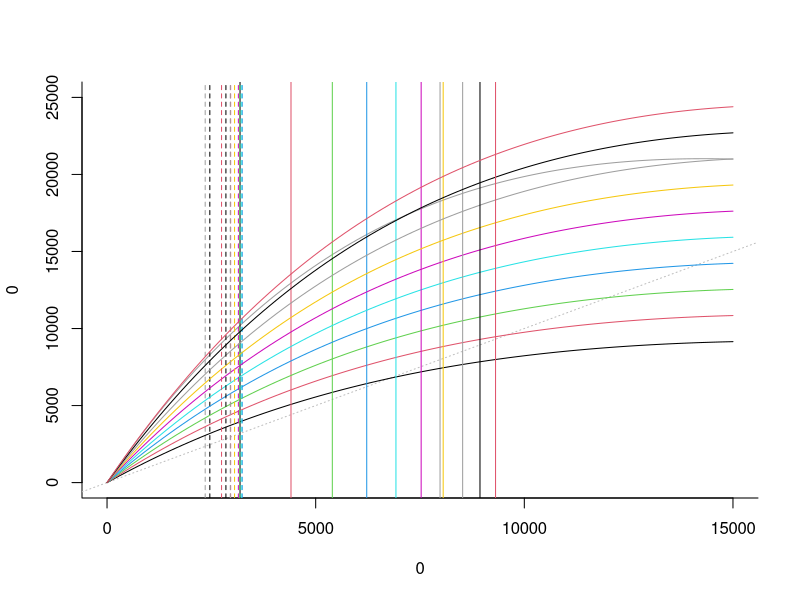
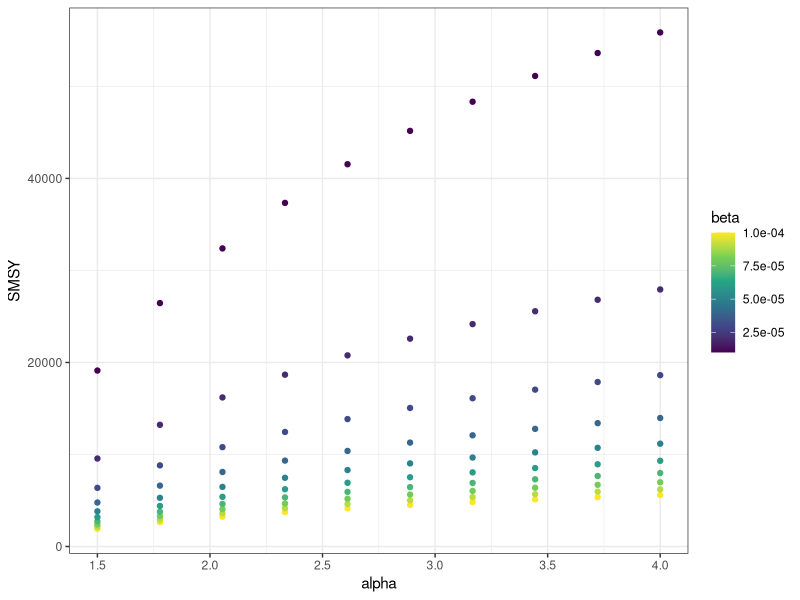
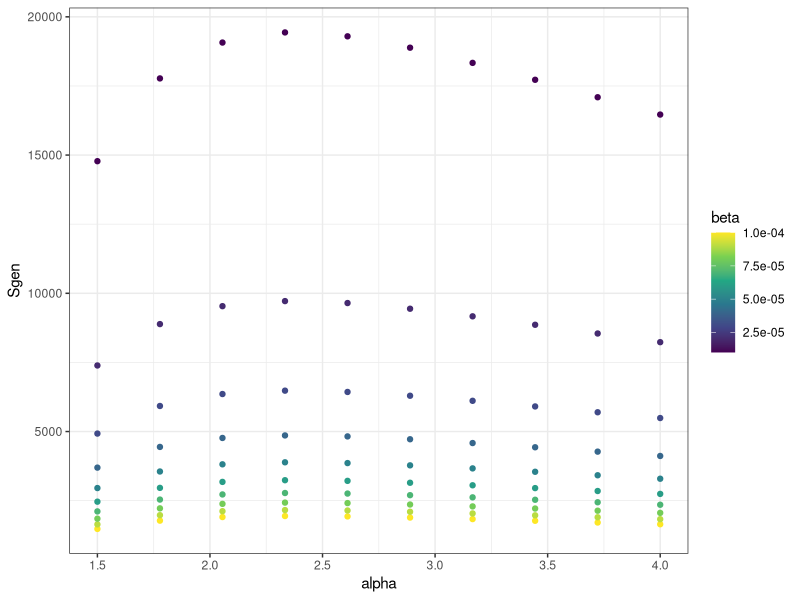
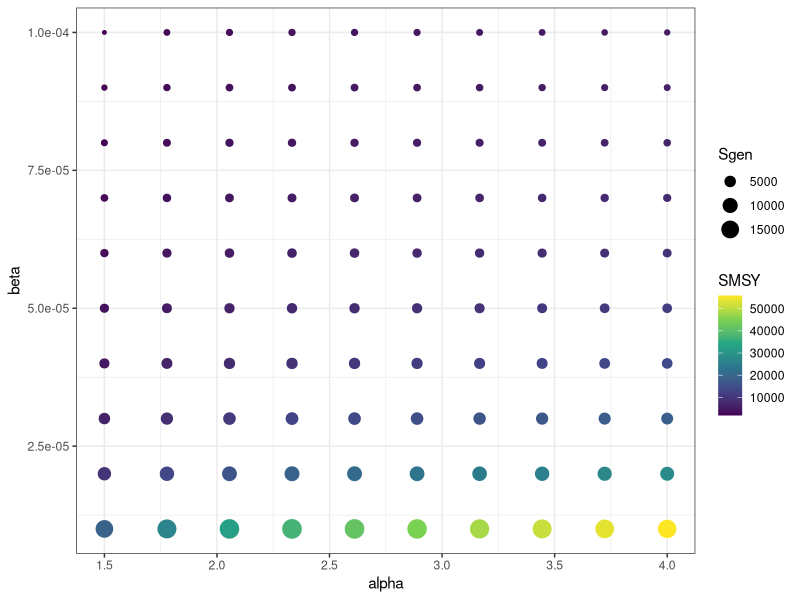
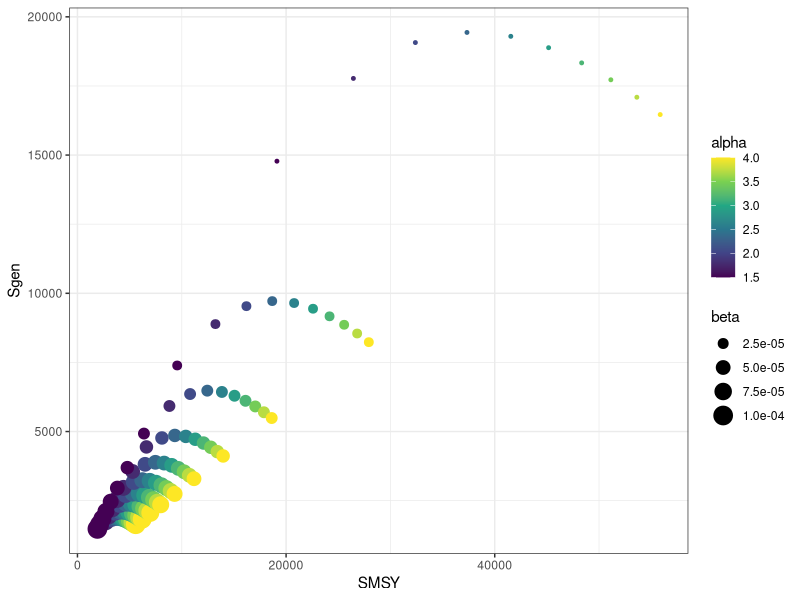

Recreate these plots in R, in order.
# Compare ricker curves and SMSY values

library(ggplot2)
library(purrr)

# Make series of alpha and beta values
#alphas <- 2:4
alphas <- seq(1.5,4, length.out=10)
#betas <- 1/(c(10000,20000,30000))
betas <- seq(1/10000,1/100000,length.out=10)
# make into a data frame
df <- expand.grid(alphas, betas)
names(df) <- c("alpha", "beta")
# generate SMSY based on alpha and beta
#df$SMSY = log(df$alpha)*(0.5-0.07*log(df$alpha))/df$beta # Hilborn and Walters equation to estimate SMSY

# function to get SMSY and Sgen from alpha and beta
get_SMSY_Sgen <- function(a, b, int_lower, int_upper) {
  SMSY <- log(a)*(0.5-0.07*log(a))/b # Hilborn and Walters equation to estimate SMSY
  fun_Sgen <- function(Sgen, a, b, SMSY) {Sgen* a * exp( - b*Sgen) - SMSY}
  Sgen <- uniroot(fun_Sgen, interval=c(int_lower, int_upper), a=a, b=b, SMSY=SMSY)$root
  est  <- data.frame(SMSY, Sgen)
  est
}
# get SMSY and Sgen in new data frame
ndf <- pmap_dfr(list(df$alpha, df$beta, 0, 1/df$beta*2), get_SMSY_Sgen)
# bind SMSY and Sgen to alpha and beta
df1 <- cbind(df, ndf)
# function to check whether Sgen is correct. Should be the spawner number 
#   that gives recruits=SMSY in one generation, no fishing
check_Sgen <- function(a,b,S) {
  a*S*exp(-b*S)
}
# yes, correctly gets to SMSY
cbind(check_Sgen(a=df1$alpha, b=df1$beta, S=df1$Sgen), df1$SMSY)

# Plot ricker curves with Sgen and SMSY
plot(type="n", bty="l", x=0, y=0, xlim=c(0,15000), ylim=c(0,25000)) 
abline(a=0, b=1, lty=3, col="gray")
#for(i in sample(1:nrow(df), size=5, replace=FALSE)) {
for(i in 40:50) {
  curve(df1$alpha[i]*x * exp(-df1$beta[i]*x), add=TRUE, col=i)
  abline(v=df1$Sgen[i], col=i, lty=2)
  abline(v=df1$SMSY[i], col=i)
#  text(x=1000+i*10000,y=30000, col=i, label=df$beta[i])
}

# Plot how SMSY and Sgen change with alpha and beta
if(!dir.exists("figures"))
dir.create("figures")

# SMSY
png("figures/fig_SMSY~alpha.png", width=8,height=6, units="in", res=300)
ggplot(df1, aes(x=alpha, y=SMSY, colour=beta)) +
  geom_point() +
  scale_colour_viridis_c() +
  theme_bw()
dev.off()

# Sgen
png("figures/fig_Sgen~alpha.png", width=8,height=6, units="in", res=300)
ggplot(df1, aes(x=alpha, y=Sgen, colour=beta)) +
  geom_point()+
  scale_colour_viridis_c() +
  theme_bw()
dev.off()

# Both are very sensitive to beta. SMSY is more sensitive to alpha. Sgen not very sensitive to alpha.

# All, alpha and beta axes
png("figures/fig_beta~alpha.png", width=8,height=6, units="in", res=300)
ggplot(df1, aes(x=alpha, y=beta, color=SMSY, size=Sgen)) +
  geom_point()+
  scale_colour_viridis_c() +
  theme_bw()
dev.off()

# All, Sgen and SMSY axes
png("figures/fig_Sgen~SMSY.png", width=8,height=6, units="in", res=300)
ggplot(df1, aes(x=SMSY, y=Sgen, color=alpha, size=beta)) +
  geom_point()+
  scale_colour_viridis_c() +
  theme_bw()
dev.off()

# SMSY and Sgen very sensitive to beta, alpha is secondary. 
# For given value of beta, Sgen is highest at intermediate alpha. 
